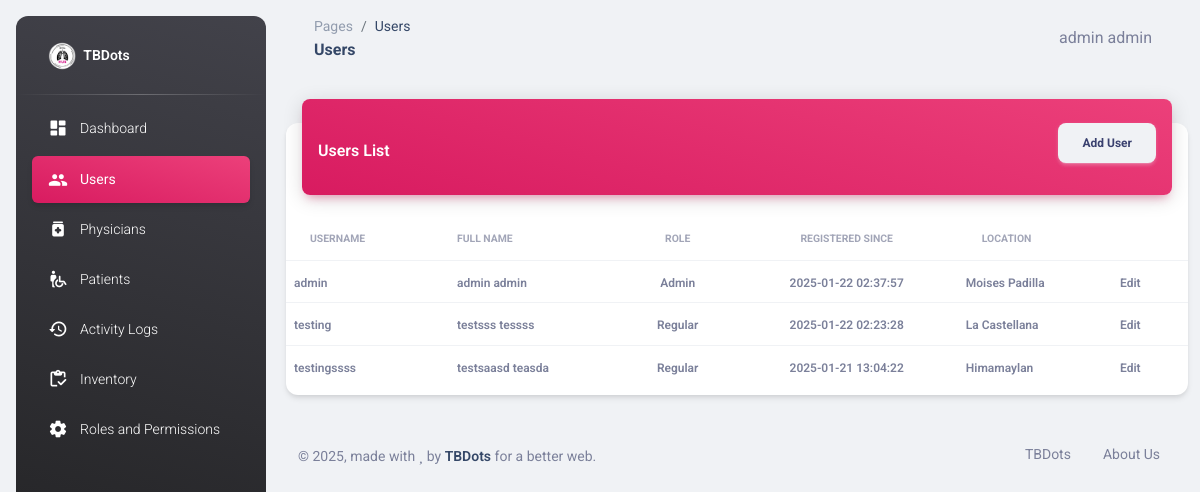
Page /users.php (signed in) on the committed database.
### tables this page shows
CREATE TABLE IF NOT EXISTS `users` (
  `id` int NOT NULL AUTO_INCREMENT,
  `username` varchar(50) NOT NULL,
  `password` text NOT NULL,
  `first_name` text NOT NULL,
  `last_name` text NOT NULL,
  `role` int NOT NULL DEFAULT '0',
  `updated_at` timestamp NOT NULL DEFAULT CURRENT_TIMESTAMP,
  `created_at` timestamp NOT NULL DEFAULT CURRENT_TIMESTAMP ON UPDATE CURRENT_TIMESTAMP,
  `location_id` int DEFAULT NULL,
  PRIMARY KEY (`id`),
  KEY `FK_users_roles` (`role`),
  KEY `location_id` (`location_id`),
  CONSTRAINT `FK_users_roles` FOREIGN KEY (`role`) REFERENCES `roles` (`id`) ON DELETE CASCADE ON UPDATE CASCADE,
  CONSTRAINT `users_ibfk_1` FOREIGN KEY (`location_id`) REFERENCES `locations` (`id`)
);

CREATE TABLE IF NOT EXISTS `roles` (
  `id` int NOT NULL AUTO_INCREMENT,
  `description` varchar(50) NOT NULL DEFAULT '0',
  `module` text NOT NULL,
  `updated_at` timestamp NULL DEFAULT CURRENT_TIMESTAMP ON UPDATE CURRENT_TIMESTAMP,
  `created_at` timestamp NULL DEFAULT CURRENT_TIMESTAMP,
  PRIMARY KEY (`id`)
);

CREATE TABLE IF NOT EXISTS `municipalities` (
  `id` int NOT NULL AUTO_INCREMENT,
  `location` text NOT NULL,
  `contact` varchar(50) DEFAULT NULL,
  `updated_at` timestamp NOT NULL DEFAULT CURRENT_TIMESTAMP ON UPDATE CURRENT_TIMESTAMP,
  `created_at` timestamp NOT NULL DEFAULT CURRENT_TIMESTAMP,
  PRIMARY KEY (`id`)
);

### users.php (the view, shortened to what this page needs)
<?php
require_once "connection/db.php";
include_once('head.php');
$sql = "SELECT users.id, username, first_name, last_name, password,
        roles.module, roles.description, roles.id as role_id,
        users.created_at, municipalities.location as municipality,
        users.location_id
        FROM users
        INNER JOIN roles ON users.role = roles.id
        LEFT JOIN municipalities ON users.location_id = municipalities.id
        WHERE users.role NOT IN (1,3)
        ORDER BY users.created_at DESC";
$users = $conn->query($sql);
?>
<body class="g-sidenav-show  bg-gray-200">
  <?php
    include_once('sidebar.php');
  ?>
  <main class="main-content position-relative max-height-vh-100 h-100 border-radius-lg ">
    <?php
      include_once('navbar.php');
    ?>
    <div class="container-fluid py-4">
      <div class="row">
        <div class="col-12">
          <div class="card my-4">
            <div class="card-header p-0 position-relative mt-n4 mx-3 z-index-2">
              <div class="bg-gradient-primary shadow-primary border-radius-lg pt-4 pb-3 d-flex justify-content-between align-items-center">
                <h6 class="text-white text-capitalize ps-3 mb-0">Users List</h6>
                <?php if(isset($_SESSION['module']) && in_array(2, $_SESSION['module'])): ?>
                  <button type="button" class="btn btn-light text-capitalize me-3" data-bs-toggle="modal" data-bs-target="#addUserModal">
                    Add User
                  </button>
                <?php endif; ?>
              </div>
            </div>
            <div class="card-body px-0 pb-2">
              <div class="table-responsive p-0">
                <table class="table align-items-center mb-0">
                  <thead>
                    <tr>
                      <th class="text-uppercase text-secondary text-xxs font-weight-bolder opacity-7">Username</th>
                      <th class="text-uppercase text-secondary text-xxs font-weight-bolder opacity-7 ps-2">Full name</th>
                      <th class="text-center text-uppercase text-secondary text-xxs font-weight-bolder opacity-7">Role</th>
                      <th class="text-center text-uppercase text-secondary text-xxs font-weight-bolder opacity-7">Registered Since</th>
                      <th class="text-uppercase text-secondary text-xxs font-weight-bolder opacity-7">Location</th>
                      <th class="text-secondary opacity-7"></th>
                    </tr>
                  </thead>
                  <tbody>
                    <?php
                        if ($users->num_rows > 0) {
                          while($row = $users->fetch_assoc()) {
                            echo "
                              <tr>
                                <td><span class='text-secondary text-xs font-weight-bold'>".$row["username"]."</span></td>
                                <td><span class='text-secondary text-xs font-weight-bold'>".$row["first_name"]. " ".$row["last_name"]."</span></td>
                                <td class='text-center'><span class='text-secondary text-xs font-weight-bold'>".$row["description"]."</span></td>
                                <td class='text-center'><span class='text-secondary text-xs font-weight-bold'>".$row["created_at"]."</span></td>
                                <td><span class='text-secondary text-xs font-weight-bold'>";
                            echo ($row["municipality"] ? $row["municipality"] : 'Not Assigned');
                            echo "</span></td>
                                <td class='align-middle'>";
                            echo in_array(3, $_SESSION['module']) ? "
                              <a href='javascript:void(0);' onclick='editUser(\"".$row["id"]."\",\"".$row["username"]."\",\"".$row["first_name"]."\",\"".$row["last_name"]."\",\"".$row["role_id"]."\",\"".($row["location_id"] ?? "")."\")' class='text-secondary font-weight-bold text-xs' data-toggle='tooltip' data-original-title='Edit user'>
                                Edit
                              </a>" : "";
                            echo "
                              </td>
                              </tr>
                            ";
                          }
                        }
                    ?>
                  </tbody>
                </table>
              </div>
            </div>
          </div>
        </div>
      </div>
      <?php
        include_once('footer.php');
      ?>
    </div>
  </main>
</body>
</html>

### rows in the picture
users: username "admin", first_name "admin", last_name "admin", role.description "Admin", created_at "2025-01-22 02:37:57", municipalities.location "Moises Padilla"
users: username "testing", first_name "testsss", last_name "tessss", role.description "Regular", created_at "2025-01-22 02:23:28", municipalities.location "La Castellana"
users: username "testingssss", first_name "testsaasd", last_name "teasda", role.description "Regular", created_at "2025-01-21 13:04:22", municipalities.location "Himamaylan"

### other values in the picture
str_replace('_', ' ', str_replace('.php', '', $page_name)) "Users"
$_SESSION['fullname'] "admin admin"
